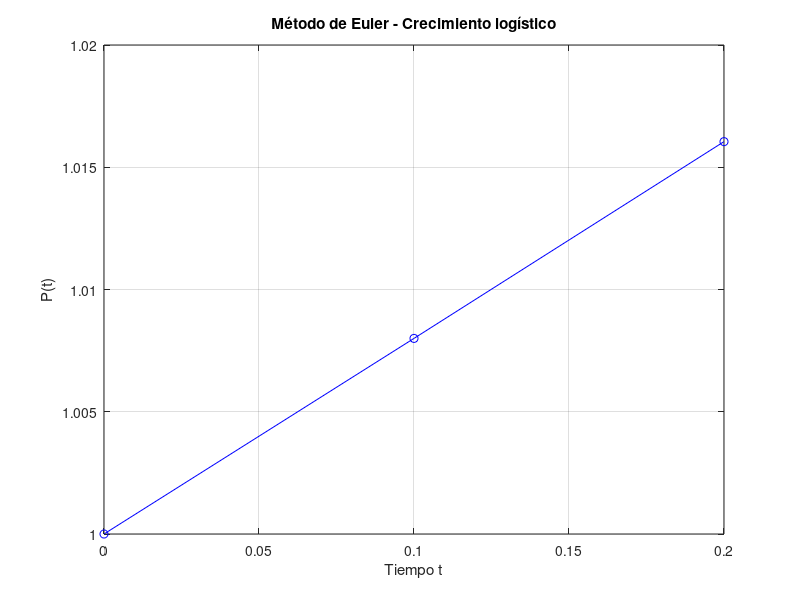

Write the MATLAB code that produced this figure.
#Ejercicio 1 de la Guia N°1

#Resolucion por metodo de Euler
# Ejercicio 1 - Método de Euler

# Datos iniciales
h = 0.1;      # Paso
r = 0.1;
k = 5;
P(1) = 1;     # Condición inicial: P(0) = 1
t(1) = 0;     # Tiempo inicial

# Ciclo (por ejemplo, 20 pasos)
for i = 1:2 #2 iteraciones
  P(i+1) = P(i) + h*(r*P(i)*(1 - P(i)/k));  # Ecuación logística
  t(i+1) = t(i) + h;
endfor

# Gráfico
plot(t, P, 'b-o');
xlabel('Tiempo t');
ylabel('P(t)');
title('Método de Euler - Crecimiento logístico');
grid on;


